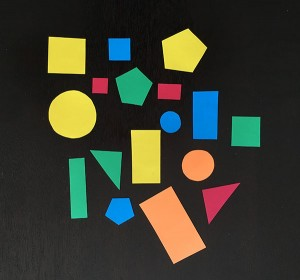
#> input picture 使用 OpenCV 计算图像轮廓中心/shapes_and_colors.jpg, 300 x 280 px
$ python center_of_shape.py --image shapes_and_colors.jpg   (older library calls are emulated)
#> lines starting #> are read from the running program, lines starting #| are printed output that depends on the picture; after the words box and inside, x2 and y2 are one past the last pixel; in counts of white or black regions, pixels touching at a corner belong together
"""
（1）检测出图像中的每一种形状的轮廓
（2）计算轮廓的中心——也叫形心。
转换成灰度图；
滤波以减少高频噪声，使轮廓检测更加精确；
图像二值化。边缘检测和阈值化经常被用于此过程，本教程采用阈值化。
"""

import argparse
import imutils
import cv2

ap = argparse.ArgumentParser()
#--image 参数: 磁盘中待处理图像的路径
ap.add_argument("-i","--image",required=True,help="path to the input image")
args = vars(ap.parse_args())

image = cv2.imread(args["image"])
#> image is the input picture: shape (280, 300, 3); mean B, G, R 46.8, 59.6, 58
gray = cv2.cvtColor(image,cv2.COLOR_BGR2GRAY)
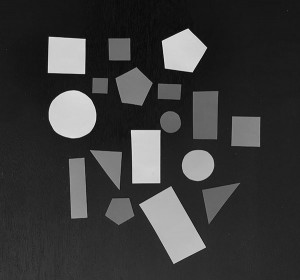
#> gray: shape (280, 300); min 3, max 233, mean 57.7
#5×5 内核的高斯平滑
blurred = cv2.GaussianBlur(gray,(5,5),0)
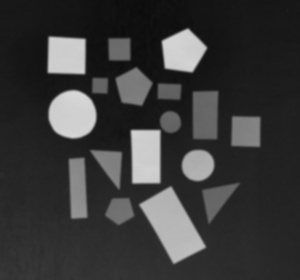
#> blurred: shape (280, 300); min 12, max 216, mean 57.7
#阈值化
thresh = cv2.threshold(blurred,60,255,cv2.THRESH_BINARY)[1]
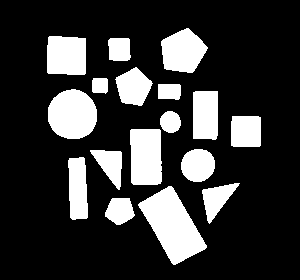
#> thresh: shape (280, 300); 21.3% white; 17 white regions

#使用轮廓检测去定位这些白色区域
#返回图像上每一个白块对应的边界点集合（即轮廓）
cnts = cv2.findContours(thresh.copy(),cv2.RETR_EXTERNAL,cv2.CHAIN_APPROX_SIMPLE)
#> cnts = 17 contours; largest, box (x1, y1, x2, y2) and area: (138, 186, 207, 265) 2698, (48, 89, 97, 139) 1883, (130, 129, 162, 185) 1623, (161, 28, 208, 73) 1426, (47, 36, 86, 75) 1384
cnts = cnts[0] if imutils.is_cv2() else cnts[1]

#处理每一条轮廓
for c in cnts:
    #计算轮廓区域图像的矩
    M = cv2.moments(c)
    #计算轮廓的中心
    cX = int(M["m10"] / M["m00"])
    cY = int(M["m01"] / M["m00"])
    #在形状的中心 (cX, cY) 处绘制一个白色的小圆
    cv2.drawContours(image, [c], -1, (0, 255, 0), 2)
    cv2.circle(image, (cX, cY), 7, (255, 255, 255), -1)
    cv2.putText(image, "center", (cX - 20, cY - 20),
                cv2.FONT_HERSHEY_SIMPLEX, 0.5, (255, 255, 255), 2)
#> this loop made 17 passes
#> (cX, cY) on passes 1 to 12: (119, 210), (172, 225), (216, 198), (77, 188), (109, 164), (197, 164), (145, 156), (245, 131), (170, 121), (205, 114), (72, 114), (168, 91)
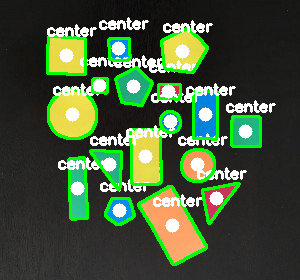
#> image: shape (280, 300, 3); 16.28% of pixels changed, all inside (x1, y1, x2, y2) = (46, 17, 276, 266)
cv2.imshow("Image", image)
cv2.waitKey(0)
